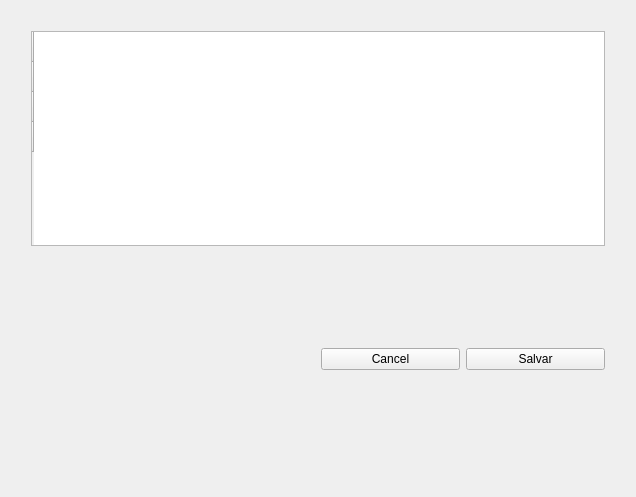
<?xml version="1.0" encoding="UTF-8"?>
<ui version="4.0">
 <class>ExercicioDialog</class>
 <widget class="QWidget" name="ExercicioDialog">
  <property name="geometry">
   <rect>
    <x>0</x>
    <y>0</y>
    <width>636</width>
    <height>497</height>
   </rect>
  </property>
  <property name="windowTitle">
   <string>MainWindow</string>
  </property>
  <layout class="QGridLayout" name="gridLayout_3">
   <item row="0" column="0">
    <layout class="QGridLayout" name="gridLayout_2">
     <property name="leftMargin">
      <number>20</number>
     </property>
     <property name="topMargin">
      <number>20</number>
     </property>
     <property name="rightMargin">
      <number>20</number>
     </property>
     <property name="bottomMargin">
      <number>20</number>
     </property>
     <item row="1" column="0">
      <spacer name="verticalSpacer">
       <property name="orientation">
        <enum>Qt::Vertical</enum>
       </property>
       <property name="sizeHint" stdset="0">
        <size>
         <width>20</width>
         <height>40</height>
        </size>
       </property>
      </spacer>
     </item>
     <item row="1" column="1">
      <layout class="QHBoxLayout" name="horizontalLayout">
       <item>
        <widget class="QPushButton" name="cancel_button">
         <property name="text">
          <string>Cancel</string>
         </property>
        </widget>
       </item>
       <item>
        <widget class="QPushButton" name="salvar_button">
         <property name="text">
          <string>Salvar</string>
         </property>
        </widget>
       </item>
      </layout>
     </item>
     <item row="0" column="0" colspan="2">
      <widget class="QTableWidget" name="tableWidget">
       <row>
        <property name="text">
         <string/>
        </property>
       </row>
       <row>
        <property name="text">
         <string/>
        </property>
       </row>
       <row>
        <property name="text">
         <string/>
        </property>
       </row>
       <row>
        <property name="text">
         <string/>
        </property>
       </row>
      </widget>
     </item>
    </layout>
   </item>
  </layout>
 </widget>
 <resources/>
 <connections/>
</ui>
